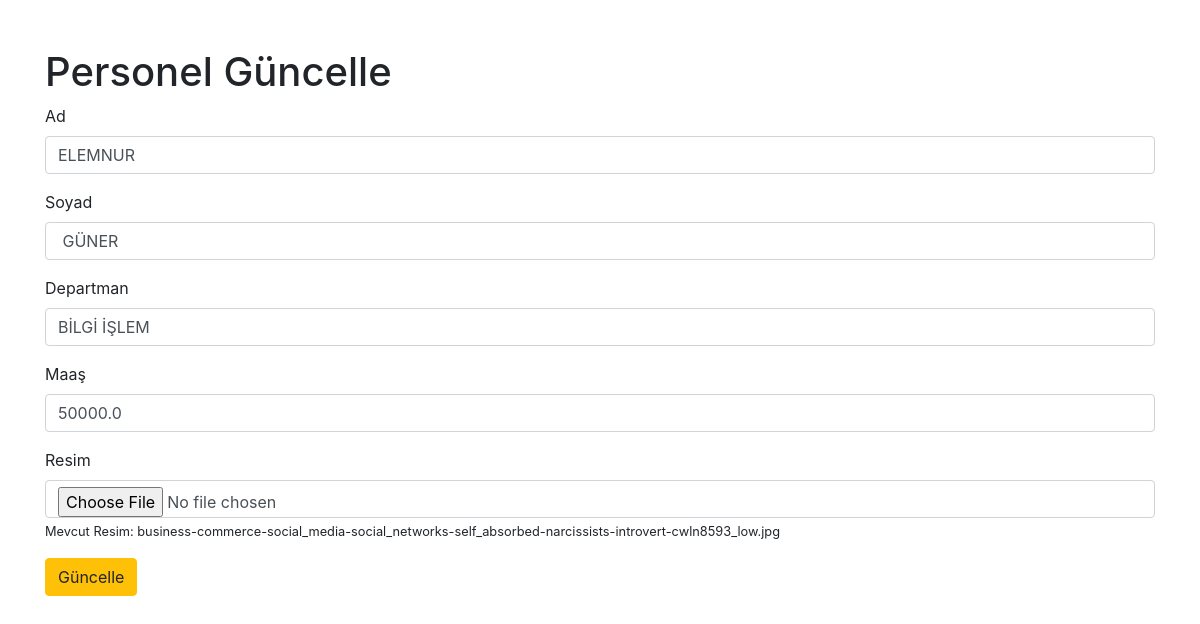
/guncelle/1, run on the app's committed database.
### tables this page shows
CREATE TABLE personel (
                id INTEGER PRIMARY KEY AUTOINCREMENT,
                ad TEXT NOT NULL,
                soyad TEXT NOT NULL,
                departman TEXT NOT NULL,
                maas REAL NOT NULL
            , resim TEXT);

### app.py (the view, shortened to what this page needs)
@app.route('/guncelle/<int:id>', methods=['GET', 'POST'])
def guncelle(id):
    db = get_db()
    cursor = db.cursor()
    cursor.execute('SELECT * FROM personel WHERE id = ?', (id,))#virgülü  nedn koydum  acaba?
    personel = cursor.fetchone()#gormek için çekmem gerekiyor
    return render_template('guncelle.html', personel=personel)

### app.py (called while the page is built)
def get_db():
    db = getattr(g, '_database', None)
    if db is None:
        db = g._database = sqlite3.connect(DATABASE)
        db.row_factory = sqlite3.Row  # Sütun isimleriyle erişim sağlar
    return db

@app.teardown_appcontext
def close_connection(exception):
    db = getattr(g, '_database', None)
    if db is not None:
        db.close()

### templates/guncelle.html (shortened to what this page needs)
<!DOCTYPE html>
<html lang="tr">
<head>
    <link href="https://stackpath.bootstrapcdn.com/bootstrap/4.5.2/css/bootstrap.min.css" rel="stylesheet">
</head>
<body>
    <div class="container">
        <h1 class="mt-5">Personel Güncelle</h1>
        <form method="POST" enctype="multipart/form-data">
            <div class="form-group">
                <label for="ad">Ad</label>
                <input type="text" class="form-control" id="ad" name="ad" value="{{ personel.ad }}" required>
            </div>
            <div class="form-group">
                <label for="soyad">Soyad</label>
                <input type="text" class="form-control" id="soyad" name="soyad" value="{{ personel.soyad }}" required>
            </div>
            <div class="form-group">
                <label for="departman">Departman</label>
                <input type="text" class="form-control" id="departman" name="departman" value="{{ personel.departman }}" required>
            </div>
            <div class="form-group">
                <label for="maas">Maaş</label>
                <input type="number" step="0.01" class="form-control" id="maas" name="maas" value="{{ personel.maas }}" required>
            </div>
            <div class="form-group">
                <label for="resim">Resim</label>
                <input type="file" class="form-control" id="resim" name="resim">
                {% if personel.resim %}
                <small>Mevcut Resim: {{ personel.resim }}</small>
                {% endif %}
            </div>
            <button type="submit" class="btn btn-warning">Güncelle</button>
        </form>
    </div>
</body>
</html>

### data on the page
personel: ad "ELEMNUR", soyad "GÜNER", departman "BİLGİ İŞLEM", maas "50000.0", resim "business-commerce-social_media-social_networks-self_absorbed-narcissists-introvert-cwln8593_low.jpg"
